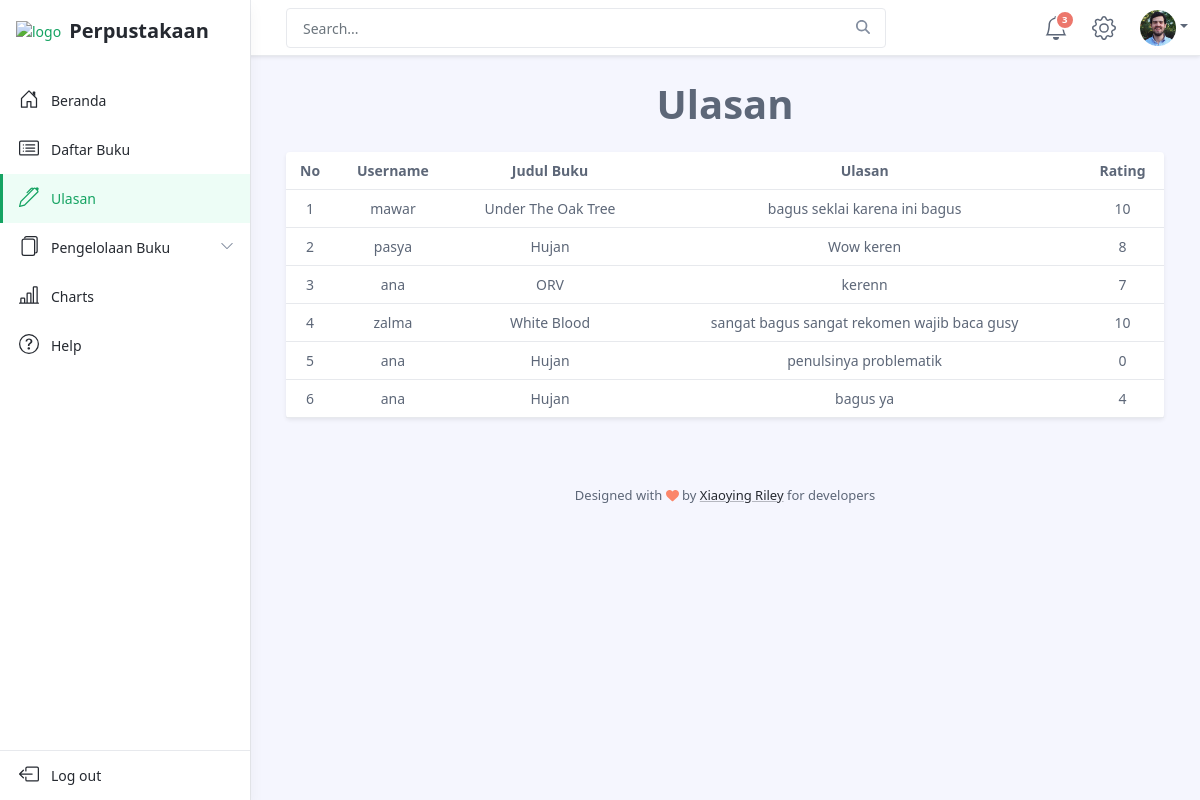
Page /ori/ulasan.php on the committed database.
### tables this page shows
CREATE TABLE IF NOT EXISTS `ulasan_buku` (
  `id_ulasan` int NOT NULL AUTO_INCREMENT,
  `id_user` int NOT NULL,
  `id_buku` int NOT NULL,
  `ulasan` text NOT NULL,
  `rating` int NOT NULL,
  PRIMARY KEY (`id_ulasan`),
  KEY `id_user` (`id_user`),
  KEY `id_buku` (`id_buku`)
);

CREATE TABLE IF NOT EXISTS `user` (
  `id_user` int NOT NULL AUTO_INCREMENT,
  `nama_lengkap` varchar(255) NOT NULL,
  `alamat` text NOT NULL,
  `email` varchar(255) NOT NULL,
  `username` varchar(255) NOT NULL,
  `password` varchar(255) NOT NULL,
  `role` enum('admin','user') NOT NULL,
  PRIMARY KEY (`id_user`)
);

CREATE TABLE IF NOT EXISTS `buku` (
  `id_buku` int NOT NULL,
  `judul` varchar(255) NOT NULL,
  `penulis` varchar(255) NOT NULL,
  `penerbit` varchar(255) NOT NULL,
  `tahun_terbit` int NOT NULL,
  `id_kategori` int NOT NULL,
  `img` varchar(100) NOT NULL,
  `pdf_file` varchar(255) NOT NULL,
  `status` enum('tersedia','kosong') NOT NULL,
  PRIMARY KEY (`id_buku`)
);

### ori/ulasan.php (the view, shortened to what this page needs)
<!DOCTYPE html>
<html lang="en">
<head>
    <link id="theme-style" rel="stylesheet" href="assets/css/portal.css">
</head>
<body class="app">
    <header class="app-header fixed-top">
        <div class="app-header-inner">
	        <div class="container-fluid py-2">
		        <div class="app-header-content">
		            <div class="row justify-content-between align-items-center">
		            <div class="app-search-box col">
		                <form class="app-search-form">
							<input type="text" placeholder="Search..." name="search" class="form-control search-input">
							<button type="submit" class="btn search-btn btn-primary" value="Search"><i class="fas fa-search"></i></button>
				        </form>
		            </div>
		            <div class="app-utilities col-auto">
			            <div class="app-utility-item app-notifications-dropdown dropdown">
				            <a class="dropdown-toggle no-toggle-arrow" id="notifications-dropdown-toggle" data-bs-toggle="dropdown" href="#" role="button" aria-expanded="false" title="Notifications">
					            <span class="icon-badge">3</span>
					        </a>
				        </div>
			            <div class="app-utility-item">
				            <a href="settings.html" title="Settings">
					        </a>
					    </div>
			            <div class="app-utility-item app-user-dropdown dropdown">
				            <a class="dropdown-toggle" id="user-dropdown-toggle" data-bs-toggle="dropdown" href="#" role="button" aria-expanded="false"><img src="assets/images/user.png" alt="user profile"></a>
			            </div>
		            </div>
		        </div>
	            </div>
	        </div>
        </div>
        <div id="app-sidepanel" class="app-sidepanel sidepanel-hidden">
	        <div class="sidepanel-inner d-flex flex-column">
		        <div class="app-branding">
		            <a class="app-logo" href="index.php"><img class="logo-icon me-2" src="img/buk.svg" alt="logo"><span class="logo-text">Perpustakaan</span></a>
		        </div>
			    <nav id="app-nav-main" class="app-nav app-nav-main flex-grow-1">
				    <ul class="app-menu list-unstyled accordion" id="menu-accordion">
					    <li class="nav-item">
					        <a class="nav-link" href="index.php">
						        <span class="nav-icon">
						         </span>
		                         <span class="nav-link-text">Beranda</span>
					        </a>
					    </li>
					    <li class="nav-item">
					        <a class="nav-link" href="buku.php">
						        <span class="nav-icon">
						         </span>
		                         <span class="nav-link-text">Daftar Buku</span>
					        </a>
					    </li>
                        <li class="nav-item">
					        <a class="nav-link active" href="ulasan.php">
						        <span class="nav-icon">
						         </span>
		                         <span class="nav-link-text">Ulasan</span>
					        </a>
					    </li>
					    <li class="nav-item has-submenu">
					        <a class="nav-link submenu-toggle collapsed" href="#" data-bs-toggle="collapse" data-bs-target="#submenu-1" aria-expanded="false" aria-controls="submenu-1">
						        <span class="nav-icon">
						         </span>
		                         <span class="nav-link-text">Pengelolaan Buku</span>
		                         <span class="submenu-arrow">
		                             <svg width="1em" height="1em" viewBox="0 0 16 16" class="bi bi-chevron-down" fill="currentColor" xmlns="http://www.w3.org/2000/svg">
	  <path fill-rule="evenodd" d="M1.646 4.646a.5.5 0 0 1 .708 0L8 10.293l5.646-5.647a.5.5 0 0 1 .708.708l-6 6a.5.5 0 0 1-.708 0l-6-6a.5.5 0 0 1 0-.708z"></path>
	</svg>
	                             </span>
					        </a>
					    </li>
					    <li class="nav-item">
					        <a class="nav-link" href="charts.html">
						        <span class="nav-icon">
						         </span>
		                         <span class="nav-link-text">Charts</span>
					        </a>
					    </li>
					    <li class="nav-item">
					        <a class="nav-link" href="help.html">
						        <span class="nav-icon">
						         </span>
		                         <span class="nav-link-text">Help</span>
					        </a>
					    </li>
				    </ul>
			    </nav>
			    <div class="app-sidepanel-footer">
				    <nav class="app-nav app-nav-footer">
					    <ul class="app-menu footer-menu list-unstyled">
						    <li class="nav-item">
						        <a class="nav-link" href="logout.php">
							        <span class="nav-icon">
							        </span>
			                        <span class="nav-link-text">Log out</span>
						        </a>
						    </li>
					    </ul>
				    </nav>
			    </div>
	        </div>
	    </div>
    </header>
    <div class="app-wrapper">
	    <div class="app-content pt-3 p-md-3 p-lg-4">
    <h1 class="text-center mb-4" style="color:#5d6778">Ulasan</h1>
        <div class="container-xl">
				<div class="tab-content" id="orders-table-tab-content">
			        <div class="tab-pane fade show active" id="orders-all" role="tabpanel" aria-labelledby="orders-all-tab">
					    <div class="app-card app-card-orders-table shadow-sm mb-5">
						    <div class="app-card-body">
							    <div class="table-responsive">
								<table class="table app-table-hover mb-0 text-left">
    <thead>
        <tr align="center">
            <th class="cell">No</th>
            <th class="cell">Username</th>
            <th class="cell">Judul Buku</th>
            <th class="cell">Ulasan</th>
            <th class="cell">Rating</th>
        </tr>
    </thead>
    <tbody>
        <?php
            include 'koneksi.php';
            $query = "SELECT ulasan_buku.*, user.username, buku.judul
                      FROM ulasan_buku
                      JOIN user ON ulasan_buku.id_user = user.id_user
                      JOIN buku ON ulasan_buku.id_buku = buku.id_buku";
            $result = mysqli_query($koneksi, $query);
            if (!$result) {
                echo "<tr><td colspan='5' class='cell'>Terjadi kesalahan dalam pengambilan data: " . mysqli_error($koneksi) . "</td></tr>";
            } else {
                $no = 1;
                while ($row = mysqli_fetch_assoc($result)) {
                    echo "<tr align='center'>";
                    echo "<td class='cell'>{$no}</td>";
                    echo "<td class='cell'>{$row['username']}</td>";
                    echo "<td class='cell'>{$row['judul']}</td>";
                    echo "<td class='cell'>{$row['ulasan']}</td>";
                    echo "<td class='cell'>{$row['rating']}</td>";
                    echo "</tr>";
                    $no++;
                }
            }
        ?>
    </tbody>
</table>
						        </div>
						    </div>
						</div>
			        </div>
				</div>
	    </div>
	    <footer class="app-footer">
		    <div class="container text-center py-3">
            <small class="copyright">Designed with <span class="sr-only">love</span><i class="fas fa-heart" style="color: #fb866a;"></i> by <a class="app-link" href="http://themes.3rdwavemedia.com" target="_blank">Xiaoying Riley</a> for developers</small>
		    </div>
	    </footer>
    </div>
</body>
</html>

### rows in the picture
ulasan_buku: id_user.username "mawar", id_buku.judul "Under The Oak Tree", ulasan "bagus seklai karena ini bagus", rating "10"
ulasan_buku: id_user.username "pasya", id_buku.judul "Hujan", ulasan "Wow keren", rating "8"
ulasan_buku: id_user.username "ana", id_buku.judul "ORV", ulasan "kerenn", rating "7"
ulasan_buku: id_user.username "zalma", id_buku.judul "White Blood", ulasan "sangat bagus sangat rekomen wajib baca gusy", rating "10"
ulasan_buku: id_user.username "ana", id_buku.judul "Hujan", ulasan "penulsinya problematik", rating "0"
ulasan_buku: id_user.username "ana", id_buku.judul "Hujan", ulasan "bagus ya", rating "4"
